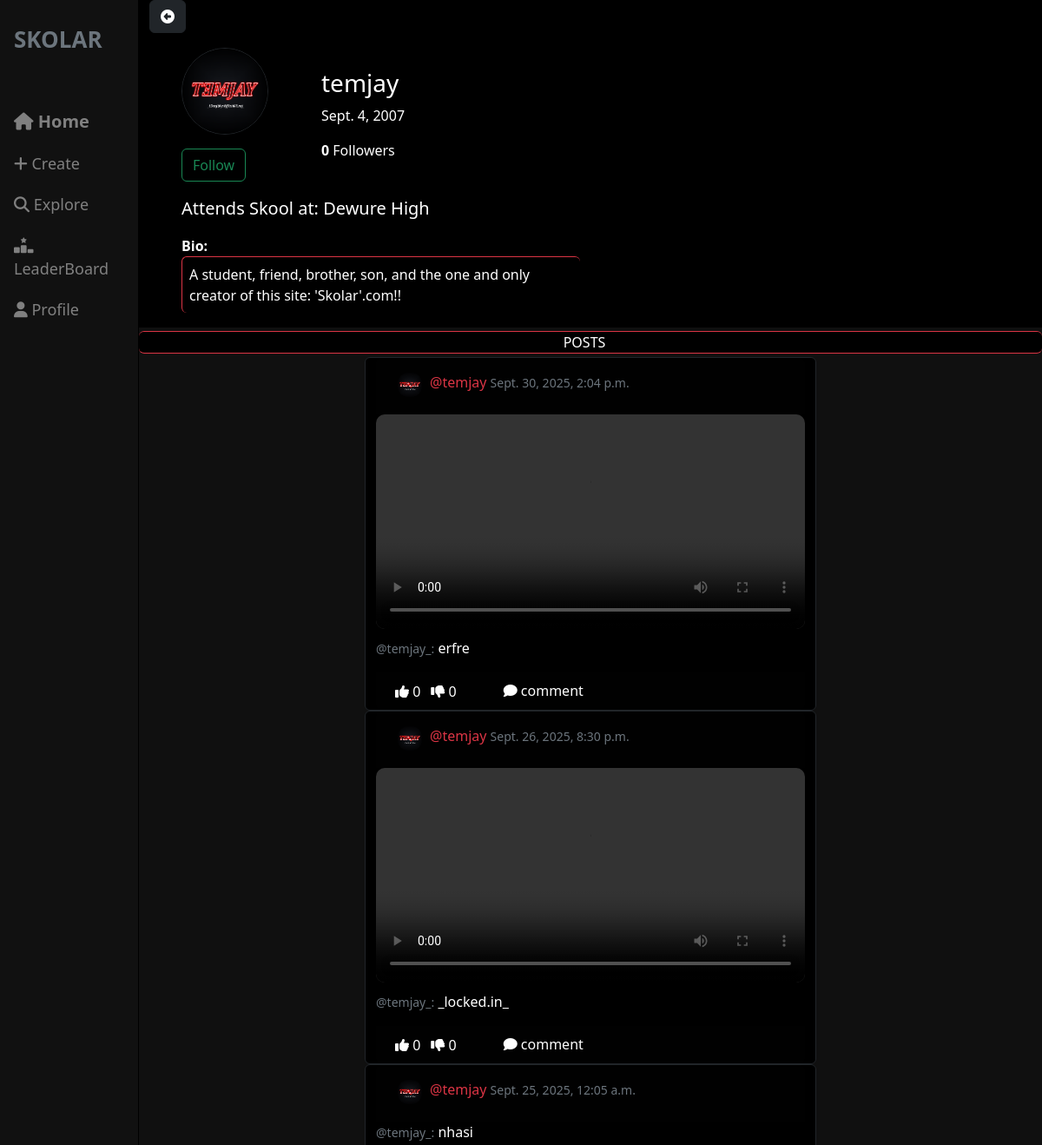
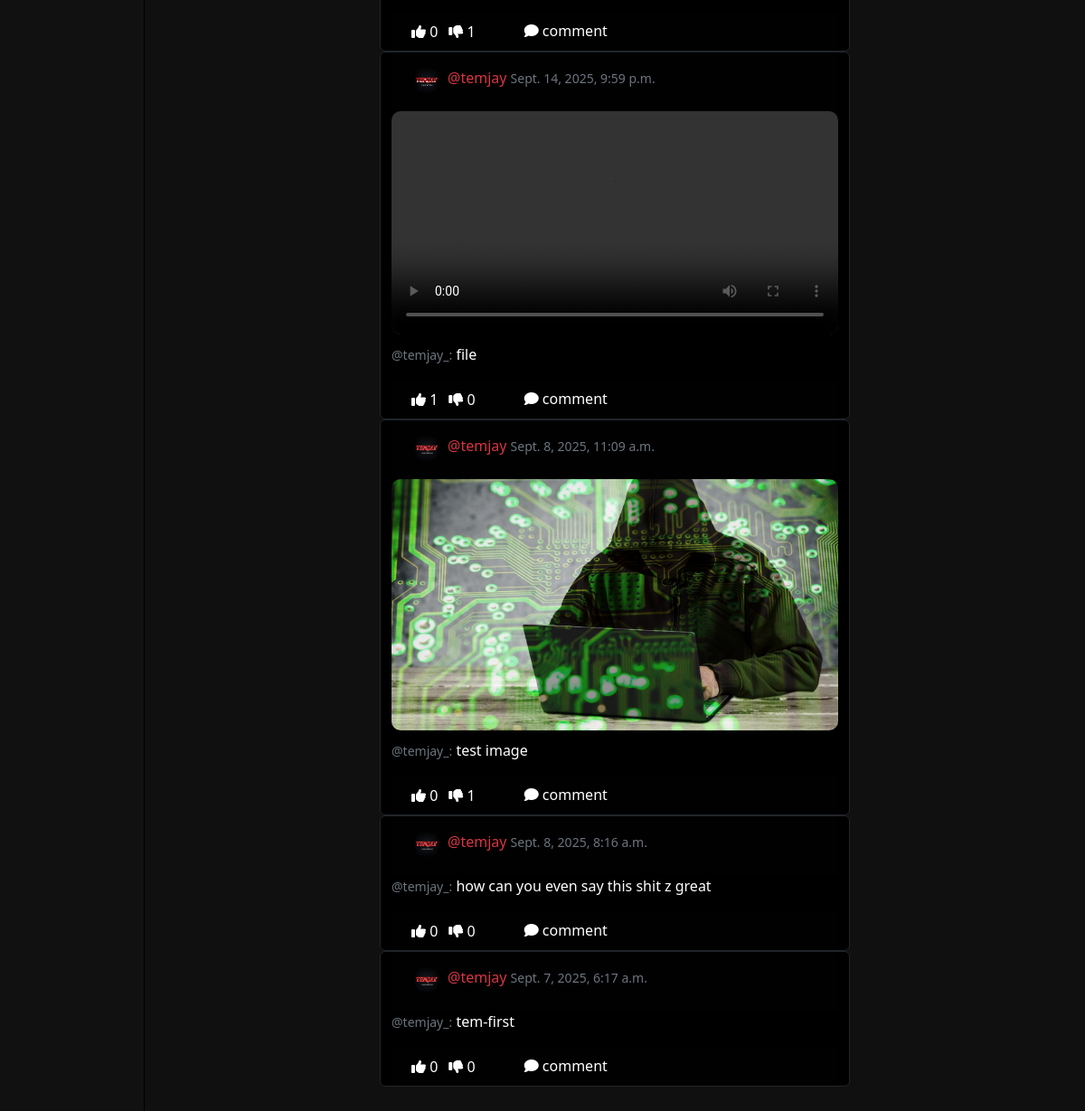
Screenshot of /social/profile/1 with the database file from the repository (2 pictures, top to bottom).
### social/models.py (models this page shows, shortened)
class UserProfile(models.Model):
	user = models.OneToOneField(settings.AUTH_USER_MODEL, primary_key=True, verbose_name='user', related_name='profile', on_delete=models.CASCADE)
	name = models.CharField(max_length=50, blank=True, null=True)
	bio = models.TextField(max_length=500, null=True, blank=True)
	birth_date = models.DateField(null=True, blank=True)
	school = models.CharField(max_length=100, blank=True, null=True)
	picture = models.ImageField(upload_to='uploads/profiles', default='uploads/profiles/default.jpg')
	followers = models.ManyToManyField(settings.AUTH_USER_MODEL, blank=True, related_name='followers')
	score = models.IntegerField(default=0)

class Post(models.Model):
	body = models.TextField()
	image = models.ImageField(upload_to='uploads/images', blank=True, null=True)
	video = models.FileField(upload_to='uploads/videos', blank=True, null=True)
	created_on = models.DateTimeField(default=timezone.now)
	author = models.ForeignKey(settings.AUTH_USER_MODEL, on_delete=models.CASCADE)
	likes = models.ManyToManyField(settings.AUTH_USER_MODEL, blank=True, related_name='likes')
	dislikes = models.ManyToManyField(settings.AUTH_USER_MODEL, blank=True, related_name='dislikes')

### users/models.py (models this page shows)
class CustomUser(AbstractUser):
	score = models.IntegerField(default=0)

### social/views.py (the view)
# urls.py: path('profile/<int:pk>', Profile.as_view(), name = 'profileview'),
class Profile(View):
    def get(self, request, pk, *args, **kwargs):
        profile = UserProfile.objects.get(pk=pk)
        user = profile.user
        posts = Post.objects.filter(author=user).order_by('-created_on')
        followers = profile.followers.all()
        if len(followers) == 0:
            is_following = False
        for follower in followers:
            if follower == request.user:
                is_following = True
                break
            else:
                is_following = False
        number_of_followers = len(followers)
        context = {
            'user' : user,
            'profile' : profile,
            'posts' : posts,
            'number_of_followers' : number_of_followers,
            'is_following' : is_following,
        }
        return render(request, 'social/profiles.html', context)

### templates/social/profiles.html (shortened to what this page needs)
{% extends 'base.html' %}
{% block content %}
	{% include 'navbar.html' %}
	<div class="main-content">
		<div class="container-fluid mb-5">
			<div class="row bg-black">
				<div class="col-md-3 col-sm-6">
					<a href="{% url 'postlist' %}" class="btn btn-dark shadow-lg"><i class="fa fa-circle-left"></i></a>
				</div>
			</div>
			<div class="row bg-black d-none d-md-block justify-content-center">
				<div class="card bg-black shadow-sm col-md-12 col-sm-12 px-5 pt-3 text-white">
					<div class="row">
						<div class="col-md-2 col-sm-3">
							<div class=" text-white">
								<p>
									{% if user == request.user %}
									<img src="{{ profile.picture.url }}" class="rounded-circle border border-dark" height="130" width="130" />
									{% else %}
									<img src="{{ profile.picture.url }}" class="rounded-circle border border-dark" height="100" width="100" />
									{% if is_following %}
									<form method="POST" action="{% url 'remove-follower' profile.pk %}">
										{% csrf_token %}
										<small><button class="btn rounded-sm rounded btn-outline-danger" type="submit">Unfollow</button></small>
									</form>
									{% else %}
									<form method="POST" action="{% url 'add-follower' profile.pk %}">
										<small><button class="btn rounded-sm rounded btn-outline-success" type="submit">Follow</button></small>
									</form>
									{% endif %}
									{% endif %}
								</p>
							</div>
						</div>
						<div class="col-md-7 col-sm-4  ">
							{% if profile.name %}
							<h3 class="pt-4">{{ profile.name }}
								<span>
									{% if request.user == user %}
										<a href="{% url 'profile-edit' profile.pk %}" class="edit-color"><i class="fa fa-edit"></i>edit</a>
									{% endif %}
								</span>
								{% else %}
								<h3 class="pt-4">
									{{ user.username }}
								</h3>
								{% endif %}
							{% if profile.birth_date %}
							<p>{{ profile.birth_date }}</p>
							{% endif %}
							<div class=" text-white">
								<p>
									<strong>{{ number_of_followers }}</strong><a class="post-link text-white" href="{% url 'followers_list' profile.pk %}"> Followers</a>
								</p>
							</div>
						</div>
						<div class="col-md-1 pt-4">
						</div>
					</div>
					{% if profile.school %}
					<p class="lead">Attends Skool at: <b>{{ profile.school }}</b></p>
					{% endif %}
					<div class="row justify-content-start">
						<div class="col-md-6">
							{% if profile.bio %}
							<strong>Bio:</strong>
							<div  class="border-top border-start border-danger rounded">
								<p class="p-2"> {{ profile.bio }}</p>
							</div>
							{% endif %}
						</div>
					</div>
				</div>
			</div>
			<div class="row bg-black rounded justify-content-center mt-1 border-top border-bottom border-danger mb-1 text-white">
				<div class="col-1">
					POSTS
				</div>
			</div>
			{% for post in posts %}
			<div class="row justify-content-center text-white">
				<div class="col-md-6 col-sm-12 card rounded border-bottom border-dark bg-black">
					<div class="card-header text-secondary">
						<a href="{% url 'profileview' post.author.profile.pk %}">
							<img class="rounded-circle post-img" height="30" width="30" src="{{ post.author.profile.picture.url }}" />
						</a>
						<p class="post-text">
							<a class="post-link text-danger" href="{% url 'profileview' post.author.profile.pk %}">@{{ post.author }} </a><small>{{ post.created_on }}</small>
						</p>
					</div>
					{% if post.video %}
						<video class="img-fluid card-img-top post-image" loop controls="controls" >
							<source src="{{ post.video.url }}" type="video/mp4" />
						</video>
					{% endif %}
					<div class="position-relative">
						{% if post.image %}
							<img src="{{ post.image.url }}" class="img-fluid card-img-top post-image" />
						{% endif %}
						<p class="text-white">
							<a class="post-link text-primary" href="{% url 'profileview' post.author.profile.pk %}"><small class="text-secondary">@{{ post.author }}_:</small></a>
							{{ post.body }}</p>
					</div>
					<div class="d-flex card-footer flex-row">
						<form method="POST" action="{% url 'like' post.pk %}">
							<button class="remove-default-btn text-white" type="submit"><i class="fa fa-thumbs-up"> </i> <span>{{ post.likes.all.count }}</span></button>
						</form>
						<form method="POST" action="{% url 'dislike' post.pk %}">
							<button class="remove-default-btn text-white" type="submit"><i class="fa fa-thumbs-down"></i> <span>{{ post.dislikes.all.count }}</span></button>
						</form>
						<a class="ms-5 text-white post-link" href="{% url 'postdetail' post.pk %}"><i class="fa fa-comment"></i> comment</a>
					</div>
				</div>
			</div>
			{% endfor %}
		</div>
	</div>
{% endblock %}

### static/css/style.css (style rules this page uses)
.main-content { margin-left: 0; }
@media (min-width: 768px) { .main-content { margin-left: 160px; } }
.remove-default-btn { background-color: transparent; border: none; box-shadow: none; }
.post-link { text-decoration: none; }
.post-text { padding-top: 0.5rem; }
.post-img { float: left; margin: 0.5rem; }
.post-image { max-width: 100%; height: auto; border-radius: 10px; margin-bottom: 10px; }

### rows the page displays
UserProfile: picture (picture), birth_date "Sept. 4, 2007", school "Dewure High", bio "A student, friend, brother, son, and the one and only creator of this site: 'Skolar'.com!!"
CustomUser: username "temjay"
Post: author.profile.picture (picture), author "temjay", created_on "Sept. 30, 2025, 2:04 p.m.", body "erfre", likes.all.count "0", dislikes.all.count "0"
Post: author.profile.picture (picture), author "temjay", created_on "Sept. 26, 2025, 8:30 p.m.", body "_locked.in_", likes.all.count "0", dislikes.all.count "0"
Post: author.profile.picture (picture), author "temjay", created_on "Sept. 25, 2025, 12:05 a.m.", body "nhasi", likes.all.count "0", dislikes.all.count "1"
Post: author.profile.picture (picture), author "temjay", created_on "Sept. 14, 2025, 9:59 p.m.", body "file", likes.all.count "1", dislikes.all.count "0"
Post: author.profile.picture (picture), author "temjay", created_on "Sept. 8, 2025, 11:09 a.m.", image (picture), body "test image", likes.all.count "0", dislikes.all.count "1"
Post: author.profile.picture (picture), author "temjay", created_on "Sept. 8, 2025, 8:16 a.m.", body "how can you even say this shit z great", likes.all.count "0", dislikes.all.count "0"
Post: author.profile.picture (picture), author "temjay", created_on "Sept. 7, 2025, 6:17 a.m.", body "tem-first", likes.all.count "0", dislikes.all.count "0"

### other values shown
{{ number_of_followers }} "0"
